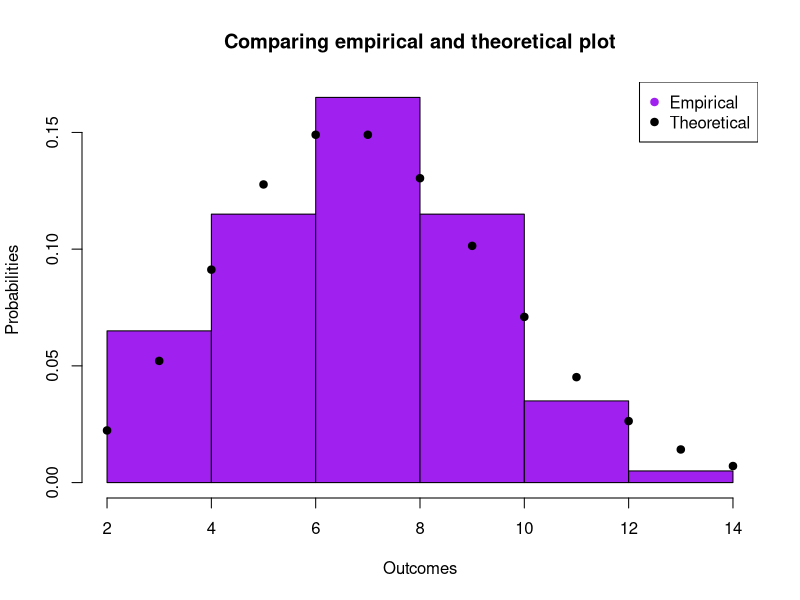
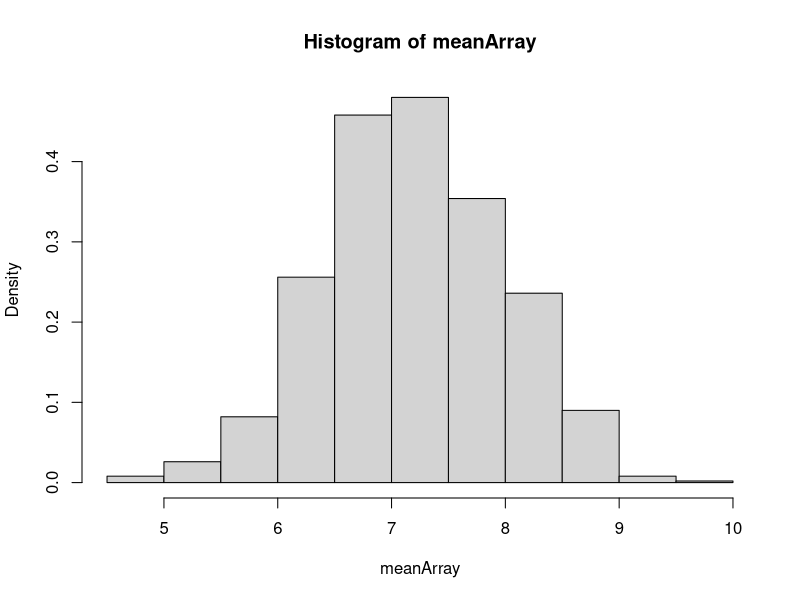
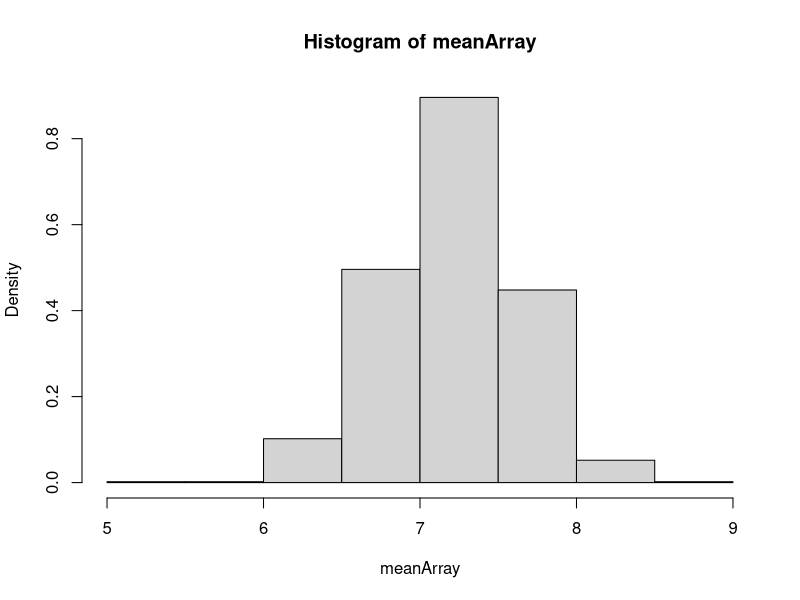
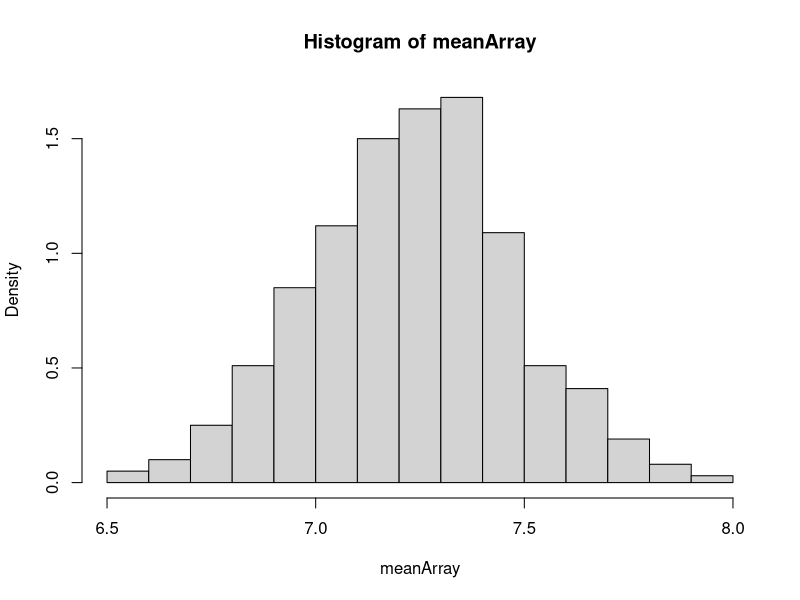

Reproduce these figures in R, in order.
#Central Limit Theorem

#a) 
#Poisson Distribution


poisson7 <- rpois(100, lambda = 7) # Mean = Var = 7. Standard dev is sqrt(7) = 2.646 3.d.p
range(poisson7)

#Theoretical 
tpoi7 <- dpois(0:30, lambda = 7) #theoretical object for poi7

#Empirical 
mean(poisson7)
var(poisson7)
sqrt(var(poisson7))

hist(poisson7, freq = FALSE, col = "purple", main = "Comparing empirical and theoretical plot", xlab = "Outcomes", ylab = "Probabilities")
points(0:30, tpoi7, pch = 19)
legend("topright", c("Empirical", "Theoretical"),pch = c(19,19), col = c("purple","black"))



#b)
#empPoi7 <- sample(poisson7, size = 10000, replace = TRUE)
#empPoi7Results <- data.frame(empPoi7)
#View(empPoi7Results)

#mean(empPoi7)
#var(empPoi7)
#sqrt(empPoi7)


#sample 
m <- 1000
#size of sample
n <- 10
#now i take my sample of 10, find the mean and do this 1000 times

meanArray <- array(0, dim = m)
for (i in 1:m){
  b <- sample(poisson7, size = n, replace = TRUE)
  meanArray[i] <- mean(b)
  
}

hist(meanArray, freq = FALSE)


#c 
#repeat b but with n =30
n <- 30
meanArray <- array(0, dim = m)
for (i in 1:m){
  b <- sample(poisson7, size = n, replace = TRUE)
  meanArray[i] <- mean(b)
  
}
hist(meanArray, freq = FALSE)




#d
#repeat b but with n = 100
n <- 100
meanArray <- array(0, dim = m)
for (i in 1:m){
  b <- sample(poisson7, size = n, replace = TRUE)
  meanArray[i] <- mean(b)
  
}
hist(meanArray, freq = FALSE)
